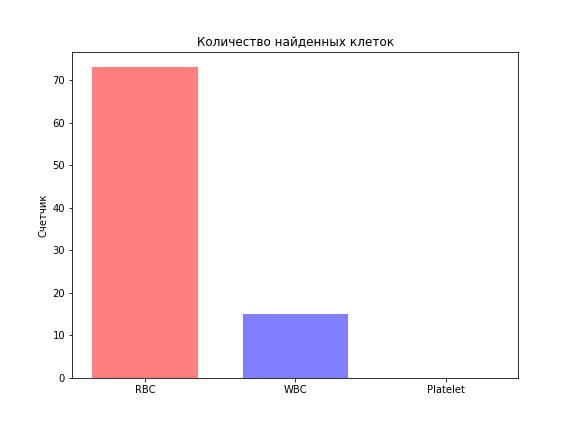
#> input picture .png, 576 x 432 px
$ python -i extract_features.py   (imports and definitions only)   (older library calls are emulated)
#> lines starting #> are read from the running program, lines starting #| are printed output that depends on the picture
# -*- coding: utf-8 -*-
import numpy as np
from skimage.transform import resize
from skimage.feature import hog
from skimage import color

def extract_img_features(img):

    #Инитиализация всех особенностей картинки
    features = []

    #Сперва уменьшим картинку до 64х64
    img = resize(img, (64, 64))
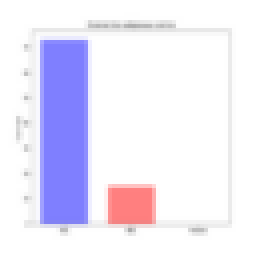
#> img: shape (64, 64, 3) float64 (shown 4 times larger); mean of channels 0, 1, 2 0.977, 0.911, 0.924; drawn as B, G, R

    #Переведем картинку в серый и YCbCr цветовые пространства
    grey_img = color.rgb2grey(img)
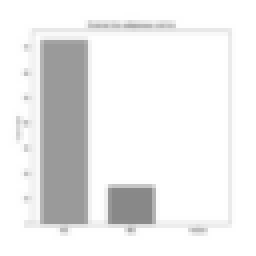
#> grey_img: shape (64, 64) float64 (shown 4 times larger); min 0.534, max 1, mean 0.926
    ycbcr_img = color.rgb2ycbcr(img)
#> ycbcr_img: shape (64, 64, 3) float64; mean of channels 0, 1, 2 220.2, 127, 135.2

    #Посчитаем HOG цвета Y
    img_hog = hog(ycbcr_img.T[0])
#> img_hog = 2916 values, max 0.577 at index 1624, min 0 at index 1, mean 0.0394

    #Гистограммы
    rhist = np.histogram(img[:,:,0])
#> rhist = ([90, 9, 0, 12, 11, 27, 15, 59, 175, 3698], [0.498, 0.548, 0.598, 0.649, 0.699, 0.749, 0.799, 0.849, 0.9, 0.95, 1])
    ghist = np.histogram(img[:,:,1])
#> ghist = ([550, 54, 46, 13, 11, 27, 17, 68, 223, 3087], [0.498, 0.548, 0.598, 0.649, 0.699, 0.749, 0.799, 0.849, 0.9, 0.95, 1])
    bhist = np.histogram(img[:,:,2])
#> bhist = ([460, 45, 46, 4, 11, 16, 14, 59, 224, 3217], [0.498, 0.548, 0.598, 0.649, 0.699, 0.749, 0.799, 0.849, 0.9, 0.95, 1])

    # Concatenate
    hist_features = np.concatenate((rhist[0], ghist[0], bhist[0]))
#> hist_features = 30 values, max 3698 at index 9, min 0 at index 2, mean 409.6

    #Spatial binning
    sb = resize(img, (10, 10))

    sb = sb.flatten()
#> sb = 300 values, max 1 at index 129, min 0.515 at index 157, mean 0.938

    #Сгруппируем все особенности картинки в один вектор
    features = np.concatenate((img_hog, hist_features, sb))
#> features = 3246 values, max 3698 at index 2925, min 0 at index 1, mean 3.91

    return features

>>> import cv2
>>> picture = cv2.cvtColor(cv2.imread('.png'), cv2.COLOR_BGR2RGB)
>>> result = extract_img_features(picture)
#> result has the same summary as features in extract_img_features
